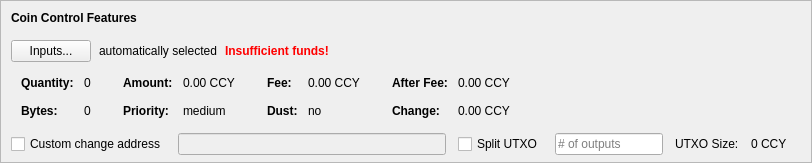
    <widget class="QFrame" name="frameCoinControl">
     <property name="sizePolicy">
      <sizepolicy hsizetype="Expanding" vsizetype="Expanding">
       <horstretch>0</horstretch>
       <verstretch>0</verstretch>
      </sizepolicy>
     </property>
     <property name="maximumSize">
      <size>
       <width>16777215</width>
       <height>16777215</height>
      </size>
     </property>
     <property name="frameShape">
      <enum>QFrame::StyledPanel</enum>
     </property>
     <property name="frameShadow">
      <enum>QFrame::Sunken</enum>
     </property>
     <layout class="QVBoxLayout" name="verticalLayoutCoinControl2">
      <property name="spacing">
       <number>0</number>
      </property>
      <property name="leftMargin">
       <number>0</number>
      </property>
      <property name="topMargin">
       <number>0</number>
      </property>
      <property name="rightMargin">
       <number>0</number>
      </property>
      <property name="bottomMargin">
       <number>6</number>
      </property>
      <item>
       <layout class="QVBoxLayout" name="verticalLayoutCoinControl" stretch="0,0,0,0,1">
        <property name="spacing">
         <number>0</number>
        </property>
        <property name="leftMargin">
         <number>10</number>
        </property>
        <property name="topMargin">
         <number>10</number>
        </property>
        <item>
         <layout class="QHBoxLayout" name="horizontalLayoutCoinControl1">
          <property name="bottomMargin">
           <number>15</number>
          </property>
          <item>
           <widget class="QLabel" name="labelCoinControlFeatures">
            <property name="sizePolicy">
             <sizepolicy hsizetype="Preferred" vsizetype="Maximum">
              <horstretch>0</horstretch>
              <verstretch>0</verstretch>
             </sizepolicy>
            </property>
            <property name="font">
             <font>
              <weight>75</weight>
              <bold>true</bold>
             </font>
            </property>
            <property name="styleSheet">
             <string notr="true">font-weight:bold;</string>
            </property>
            <property name="text">
             <string>Coin Control Features</string>
            </property>
           </widget>
          </item>
         </layout>
        </item>
        <item>
         <layout class="QHBoxLayout" name="horizontalLayoutCoinControl2" stretch="0,0,0,0">
          <property name="spacing">
           <number>8</number>
          </property>
          <property name="bottomMargin">
           <number>10</number>
          </property>
          <item>
           <widget class="QPushButton" name="pushButtonCoinControl">
            <property name="styleSheet">
             <string notr="true"/>
            </property>
            <property name="text">
             <string>Inputs...</string>
            </property>
            <property name="autoDefault">
             <bool>false</bool>
            </property>
           </widget>
          </item>
          <item>
           <widget class="QLabel" name="labelCoinControlAutomaticallySelected">
            <property name="text">
             <string>automatically selected</string>
            </property>
            <property name="margin">
             <number>5</number>
            </property>
           </widget>
          </item>
          <item>
           <widget class="QLabel" name="labelCoinControlInsuffFunds">
            <property name="font">
             <font>
              <weight>75</weight>
              <bold>true</bold>
             </font>
            </property>
            <property name="styleSheet">
             <string notr="true">color:red;font-weight:bold;</string>
            </property>
            <property name="text">
             <string>Insufficient funds!</string>
            </property>
            <property name="margin">
             <number>5</number>
            </property>
           </widget>
          </item>
          <item>
           <spacer name="horizontalSpacerCoinControl">
            <property name="orientation">
             <enum>Qt::Horizontal</enum>
            </property>
            <property name="sizeHint" stdset="0">
             <size>
              <width>40</width>
              <height>1</height>
             </size>
            </property>
           </spacer>
          </item>
         </layout>
        </item>
        <item>
         <widget class="QWidget" name="widgetCoinControl" native="true">
          <property name="sizePolicy">
           <sizepolicy hsizetype="Preferred" vsizetype="Preferred">
            <horstretch>0</horstretch>
            <verstretch>0</verstretch>
           </sizepolicy>
          </property>
          <property name="minimumSize">
           <size>
            <width>0</width>
            <height>0</height>
           </size>
          </property>
          <property name="styleSheet">
           <string notr="true"/>
          </property>
          <layout class="QHBoxLayout" name="horizontalLayoutCoinControl5">
           <property name="leftMargin">
            <number>0</number>
           </property>
           <property name="topMargin">
            <number>0</number>
           </property>
           <property name="rightMargin">
            <number>0</number>
           </property>
           <property name="bottomMargin">
            <number>0</number>
           </property>
           <item>
            <layout class="QHBoxLayout" name="horizontalLayoutCoinControl3" stretch="0,0,0,1">
             <property name="spacing">
              <number>20</number>
             </property>
             <property name="topMargin">
              <number>0</number>
             </property>
             <property name="bottomMargin">
              <number>10</number>
             </property>
             <item>
              <layout class="QFormLayout" name="formLayoutCoinControl1">
               <property name="horizontalSpacing">
                <number>10</number>
               </property>
               <property name="verticalSpacing">
                <number>14</number>
               </property>
               <property name="leftMargin">
                <number>10</number>
               </property>
               <property name="topMargin">
                <number>4</number>
               </property>
               <property name="rightMargin">
                <number>6</number>
               </property>
               <item row="0" column="0">
                <widget class="QLabel" name="labelCoinControlQuantityText">
                 <property name="font">
                  <font>
                   <weight>75</weight>
                   <bold>true</bold>
                  </font>
                 </property>
                 <property name="text">
                  <string>Quantity:</string>
                 </property>
                 <property name="margin">
                  <number>0</number>
                 </property>
                </widget>
               </item>
               <item row="0" column="1">
                <widget class="QLabel" name="labelCoinControlQuantity">
                 <property name="cursor">
                  <cursorShape>IBeamCursor</cursorShape>
                 </property>
                 <property name="contextMenuPolicy">
                  <enum>Qt::ActionsContextMenu</enum>
                 </property>
                 <property name="text">
                  <string notr="true">0</string>
                 </property>
                 <property name="margin">
                  <number>0</number>
                 </property>
                 <property name="textInteractionFlags">
                  <set>Qt::LinksAccessibleByMouse|Qt::TextSelectableByKeyboard|Qt::TextSelectableByMouse</set>
                 </property>
                </widget>
               </item>
               <item row="1" column="0">
                <widget class="QLabel" name="labelCoinControlBytesText">
                 <property name="font">
                  <font>
                   <weight>75</weight>
                   <bold>true</bold>
                  </font>
                 </property>
                 <property name="text">
                  <string>Bytes:</string>
                 </property>
                </widget>
               </item>
               <item row="1" column="1">
                <widget class="QLabel" name="labelCoinControlBytes">
                 <property name="cursor">
                  <cursorShape>IBeamCursor</cursorShape>
                 </property>
                 <property name="contextMenuPolicy">
                  <enum>Qt::ActionsContextMenu</enum>
                 </property>
                 <property name="text">
                  <string notr="true">0</string>
                 </property>
                 <property name="textInteractionFlags">
                  <set>Qt::LinksAccessibleByMouse|Qt::TextSelectableByKeyboard|Qt::TextSelectableByMouse</set>
                 </property>
                </widget>
               </item>
              </layout>
             </item>
             <item>
              <layout class="QFormLayout" name="formLayoutCoinControl2">
               <property name="horizontalSpacing">
                <number>10</number>
               </property>
               <property name="verticalSpacing">
                <number>14</number>
               </property>
               <property name="leftMargin">
                <number>6</number>
               </property>
               <property name="topMargin">
                <number>4</number>
               </property>
               <property name="rightMargin">
                <number>6</number>
               </property>
               <item row="0" column="0">
                <widget class="QLabel" name="labelCoinControlAmountText">
                 <property name="font">
                  <font>
                   <weight>75</weight>
                   <bold>true</bold>
                  </font>
                 </property>
                 <property name="text">
                  <string>Amount:</string>
                 </property>
                 <property name="margin">
                  <number>0</number>
                 </property>
                </widget>
               </item>
               <item row="0" column="1">
                <widget class="QLabel" name="labelCoinControlAmount">
                 <property name="cursor">
                  <cursorShape>IBeamCursor</cursorShape>
                 </property>
                 <property name="contextMenuPolicy">
                  <enum>Qt::ActionsContextMenu</enum>
                 </property>
                 <property name="text">
                  <string notr="true">0.00 CCY</string>
                 </property>
                 <property name="textInteractionFlags">
                  <set>Qt::LinksAccessibleByMouse|Qt::TextSelectableByKeyboard|Qt::TextSelectableByMouse</set>
                 </property>
                </widget>
               </item>
               <item row="1" column="0">
                <widget class="QLabel" name="labelCoinControlPriorityText">
                 <property name="font">
                  <font>
                   <weight>75</weight>
                   <bold>true</bold>
                  </font>
                 </property>
                 <property name="text">
                  <string>Priority:</string>
                 </property>
                </widget>
               </item>
               <item row="1" column="1">
                <widget class="QLabel" name="labelCoinControlPriority">
                 <property name="cursor">
                  <cursorShape>IBeamCursor</cursorShape>
                 </property>
                 <property name="contextMenuPolicy">
                  <enum>Qt::ActionsContextMenu</enum>
                 </property>
                 <property name="text">
                  <string>medium</string>
                 </property>
                 <property name="textInteractionFlags">
                  <set>Qt::LinksAccessibleByMouse|Qt::TextSelectableByKeyboard|Qt::TextSelectableByMouse</set>
                 </property>
                </widget>
               </item>
              </layout>
             </item>
             <item>
              <layout class="QFormLayout" name="formLayoutCoinControl3">
               <property name="horizontalSpacing">
                <number>10</number>
               </property>
               <property name="verticalSpacing">
                <number>14</number>
               </property>
               <property name="leftMargin">
                <number>6</number>
               </property>
               <property name="topMargin">
                <number>4</number>
               </property>
               <property name="rightMargin">
                <number>6</number>
               </property>
               <item row="0" column="0">
                <widget class="QLabel" name="labelCoinControlFeeText">
                 <property name="font">
                  <font>
                   <weight>75</weight>
                   <bold>true</bold>
                  </font>
                 </property>
                 <property name="text">
                  <string>Fee:</string>
                 </property>
                 <property name="margin">
                  <number>0</number>
                 </property>
                </widget>
               </item>
               <item row="0" column="1">
                <widget class="QLabel" name="labelCoinControlFee">
                 <property name="cursor">
                  <cursorShape>IBeamCursor</cursorShape>
                 </property>
                 <property name="contextMenuPolicy">
                  <enum>Qt::ActionsContextMenu</enum>
                 </property>
                 <property name="text">
                  <string notr="true">0.00 CCY</string>
                 </property>
                 <property name="textInteractionFlags">
                  <set>Qt::LinksAccessibleByMouse|Qt::TextSelectableByKeyboard|Qt::TextSelectableByMouse</set>
                 </property>
                </widget>
               </item>
               <item row="1" column="0">
                <widget class="QLabel" name="labelCoinControlLowOutputText">
                 <property name="font">
                  <font>
                   <weight>75</weight>
                   <bold>true</bold>
                  </font>
                 </property>
                 <property name="text">
                  <string>Dust:</string>
                 </property>
                </widget>
               </item>
               <item row="1" column="1">
                <widget class="QLabel" name="labelCoinControlLowOutput">
                 <property name="cursor">
                  <cursorShape>IBeamCursor</cursorShape>
                 </property>
                 <property name="contextMenuPolicy">
                  <enum>Qt::ActionsContextMenu</enum>
                 </property>
                 <property name="text">
                  <string>no</string>
                 </property>
                 <property name="textInteractionFlags">
                  <set>Qt::LinksAccessibleByMouse|Qt::TextSelectableByKeyboard|Qt::TextSelectableByMouse</set>
                 </property>
                </widget>
               </item>
              </layout>
             </item>
             <item>
              <layout class="QFormLayout" name="formLayoutCoinControl4">
               <property name="horizontalSpacing">
                <number>10</number>
               </property>
               <property name="verticalSpacing">
                <number>14</number>
               </property>
               <property name="leftMargin">
                <number>6</number>
               </property>
               <property name="topMargin">
                <number>4</number>
               </property>
               <property name="rightMargin">
                <number>6</number>
               </property>
               <item row="0" column="0">
                <widget class="QLabel" name="labelCoinControlAfterFeeText">
                 <property name="font">
                  <font>
                   <weight>75</weight>
                   <bold>true</bold>
                  </font>
                 </property>
                 <property name="text">
                  <string>After Fee:</string>
                 </property>
                 <property name="margin">
                  <number>0</number>
                 </property>
                </widget>
               </item>
               <item row="0" column="1">
                <widget class="QLabel" name="labelCoinControlAfterFee">
                 <property name="cursor">
                  <cursorShape>IBeamCursor</cursorShape>
                 </property>
                 <property name="contextMenuPolicy">
                  <enum>Qt::ActionsContextMenu</enum>
                 </property>
                 <property name="text">
                  <string notr="true">0.00 CCY</string>
                 </property>
                 <property name="textInteractionFlags">
                  <set>Qt::LinksAccessibleByMouse|Qt::TextSelectableByKeyboard|Qt::TextSelectableByMouse</set>
                 </property>
                </widget>
               </item>
               <item row="1" column="0">
                <widget class="QLabel" name="labelCoinControlChangeText">
                 <property name="font">
                  <font>
                   <weight>75</weight>
                   <bold>true</bold>
                  </font>
                 </property>
                 <property name="text">
                  <string>Change:</string>
                 </property>
                </widget>
               </item>
               <item row="1" column="1">
                <widget class="QLabel" name="labelCoinControlChange">
                 <property name="cursor">
                  <cursorShape>IBeamCursor</cursorShape>
                 </property>
                 <property name="contextMenuPolicy">
                  <enum>Qt::ActionsContextMenu</enum>
                 </property>
                 <property name="text">
                  <string notr="true">0.00 CCY</string>
                 </property>
                 <property name="textInteractionFlags">
                  <set>Qt::LinksAccessibleByMouse|Qt::TextSelectableByKeyboard|Qt::TextSelectableByMouse</set>
                 </property>
                </widget>
               </item>
              </layout>
             </item>
            </layout>
           </item>
          </layout>
         </widget>
        </item>
        <item>
         <layout class="QHBoxLayout" name="horizontalLayoutCoinControl4" stretch="0,0,0,0,0,0,0">
          <property name="spacing">
           <number>12</number>
          </property>
          <property name="sizeConstraint">
           <enum>QLayout::SetDefaultConstraint</enum>
          </property>
          <property name="topMargin">
           <number>5</number>
          </property>
          <property name="rightMargin">
           <number>5</number>
          </property>
          <item>
           <widget class="QCheckBox" name="checkBoxCoinControlChange">
            <property name="toolTip">
             <string>If this is activated, but the change address is empty or invalid, change will be sent to a newly generated address.</string>
            </property>
            <property name="text">
             <string>Custom change address</string>
            </property>
           </widget>
          </item>
          <item>
           <widget class="QValidatedLineEdit" name="lineEditCoinControlChange">
            <property name="enabled">
             <bool>false</bool>
            </property>
            <property name="sizePolicy">
             <sizepolicy hsizetype="Expanding" vsizetype="Fixed">
              <horstretch>0</horstretch>
              <verstretch>0</verstretch>
             </sizepolicy>
            </property>
           </widget>
          </item>
          <item>
           <widget class="QCheckBox" name="splitBlockCheckBox">
            <property name="text">
             <string>Split UTXO</string>
            </property>
           </widget>
          </item>
          <item>
           <widget class="QLineEdit" name="splitBlockLineEdit">
            <property name="sizePolicy">
             <sizepolicy hsizetype="Fixed" vsizetype="Fixed">
              <horstretch>50</horstretch>
              <verstretch>0</verstretch>
             </sizepolicy>
            </property>
            <property name="placeholderText">
             <string># of outputs</string>
            </property>
           </widget>
          </item>
          <item>
           <widget class="QLabel" name="labelBlockSizeText">
            <property name="text">
             <string>UTXO Size:</string>
            </property>
           </widget>
          </item>
          <item>
           <widget class="QLabel" name="labelBlockSize">
            <property name="text">
             <string>0 CCY</string>
            </property>
           </widget>
          </item>
          <item>
           <widget class="QLabel" name="labelCoinControlChangeLabel">
            <property name="sizePolicy">
             <sizepolicy hsizetype="Preferred" vsizetype="Expanding">
              <horstretch>0</horstretch>
              <verstretch>0</verstretch>
             </sizepolicy>
            </property>
            <property name="minimumSize">
             <size>
              <width>0</width>
              <height>0</height>
             </size>
            </property>
            <property name="text">
             <string/>
            </property>
            <property name="margin">
             <number>3</number>
            </property>
           </widget>
          </item>
         </layout>
        </item>
        <item>
         <spacer name="verticalSpacerCoinControl">
          <property name="orientation">
           <enum>Qt::Vertical</enum>
          </property>
          <property name="sizeHint" stdset="0">
           <size>
            <width>800</width>
            <height>1</height>
           </size>
          </property>
         </spacer>
        </item>
       </layout>
      </item>
     </layout>
    </widget>
